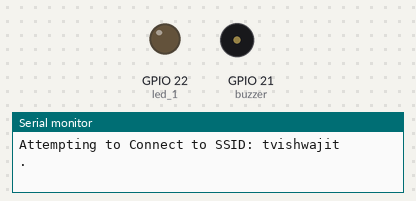
Bench run of a sketch on a simulated ESP32. Parts: output pins drawn as LEDs (lit = HIGH), buzzer (waves = sounding, pin HIGH), the last lines printed to the serial monitor. WiFi joins after 1.5 s; servers stay silent unless stated.

Above: at 2.5 s.
At 7.6 s:
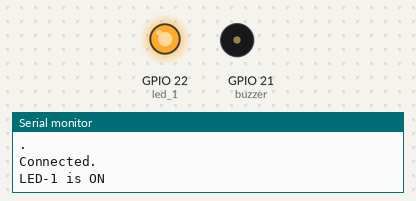
Timing chart, 0 to 15.9 s (numbered marks = the images above):
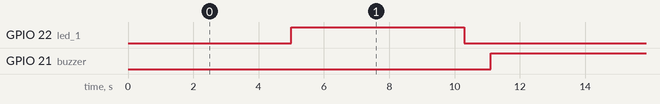

Measured:
- by itself, GPIO 22 (led_1), GPIO 21 (buzzer): alternates HIGH for 5.3 s and LOW for 6.9 s
- by itself, everything shown: repeats every 12.2 s, in 4 steps

The sketch:

LED_Blinking_Buzzer_Rings.ino
```cpp
#include "ThingSpeak.h"
#include "WiFi.h"

const int led_1 = 22;
const int buzzer = 21;


/*Enter your WiFi Details*/
static char ssid[] = "tvishwajit";  //SSID
static char pass[] = "70700@Vt";  //Password


/*ThingSpeak Details*/
unsigned long myChannelField = 1491884; //Channel ID
const char * myWriteAPIKey = "ELUHHYKR9FHAXCFD"; //Your Write API Key
const int ChannelField2 = 2; //for LED-1
const int ChannelField3 = 3; //for LED-2


WiFiClient client;


void setup() {
  pinMode(led_1, OUTPUT);
  pinMode(buzzer, OUTPUT);
  Serial.begin(115200);
  WiFi.mode(WIFI_STA);
  ThingSpeak.begin(client);
}

void loop() {

  //-----------------WiFi Setup-------------------//
  if(WiFi.status()!= WL_CONNECTED)
  {
    Serial.print("Attempting to Connect to SSID: ");
    Serial.println(ssid);
  }
  while(WiFi.status()!= WL_CONNECTED)
  {
    WiFi.begin(ssid,pass);
    Serial.print(".");
    delay(5000);
  }
  Serial.println("\nConnected.");
  //----------------------------------------------//


  digitalWrite(led_1,HIGH);
  Serial.print("LED-1 is ON\n");
  ThingSpeak.writeField(myChannelField,ChannelField2, led_1, myWriteAPIKey);
  delay(5000);

  digitalWrite(led_1,LOW);
  Serial.print("LED-1 is OFF\n");
  ThingSpeak.writeField(myChannelField,ChannelField2, led_1, myWriteAPIKey);
  delay(500);

  digitalWrite(buzzer,HIGH);
  Serial.print("Buzzer is ON\n");
  ThingSpeak.writeField(myChannelField,ChannelField3, buzzer, myWriteAPIKey);
  delay(5000);

  digitalWrite(buzzer,LOW);
  Serial.print("Buzzer is OFF\n");
  ThingSpeak.writeField(myChannelField,ChannelField3, buzzer, myWriteAPIKey);
  delay(500);


  //-------------Sending Data to ThingSpeak Cloud---------------//
  /*ThingSpeak.writeField(myChannelField,ChannelField2, led_1, myWriteAPIKey);
  ThingSpeak.writeField(myChannelField,ChannelField3, buzzer, myWriteAPIKey);*/

}
```
